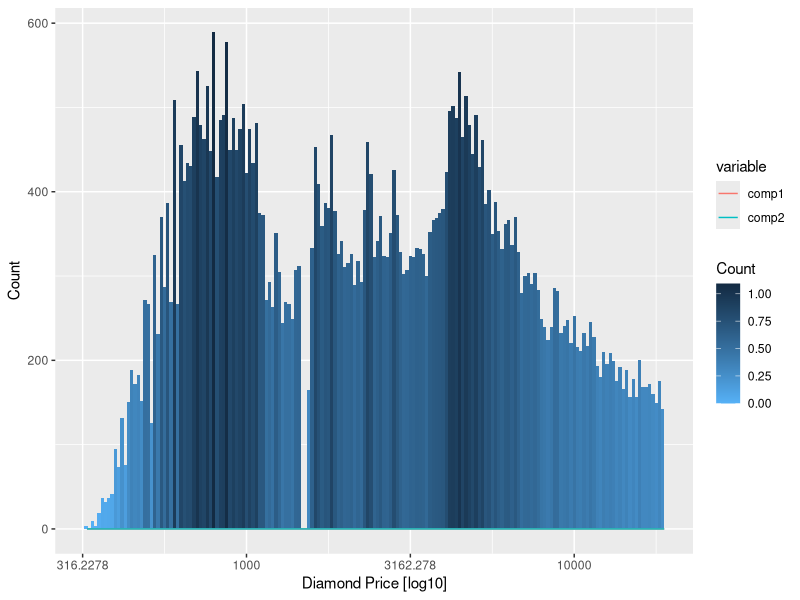

Generate this figure with R:
library(ggplot2)
library(scales)
library(RColorBrewer)
library(reshape)
library(mixtools)

NUM_COMPONENTS <- 2

set.seed(12345) # for reproducibility

data(diamonds, package='ggplot2')  # use built-in data
myData <- diamonds$price

# extract 'k' components from mixed distribution 'data'
mix.info <- normalmixEM(myData, k = NUM_COMPONENTS,
                        maxit = 100, epsilon = 0.01)
summary(mix.info)

numComponents <- length(mix.info$sigma)
message("Extracted number of component distributions: ",
        numComponents)

calc.components <- function(x, mix, comp.number) {
  
  mix$lambda[comp.number] *
    dnorm(x, mean = mix$mu[comp.number], sd = mix$sigma[comp.number])
}

# create a data frame with columns consisting of
# calculated values for each component distribution
my.df <- data.frame(comp1 = calc.components(myData, mix.info, 1),
                    comp2 = calc.components(myData, mix.info, 2),
                    data = myData)

# convert to long format
my.df.long <- melt(my.df, id.vars = "data")

# we could select needed number of colors randomly:
#DISTRIB_COLORS <- sample(colors(), numComponents)

# or, better, use a palette with more color differentiation:
DISTRIB_COLORS <- brewer.pal(numComponents, "Set1")

g <- ggplot(my.df, aes(x = myData)) +
  geom_histogram(aes(x = myData, fill = ..density..), # ..count..
                 binwidth = 0.01) +
  #stat_ecdf() +
  geom_line(data = my.df.long,
            aes(x = data, y = value, color = variable)) +
  scale_x_log10("Diamond Price [log10]",
                breaks = trans_breaks("log10", function(x) 10^x),
                labels = prettyNum) +
  scale_y_continuous("Count") +
  scale_fill_continuous("Count", low="#56B1F7", high="#132B43")
  #theme(legend.position = 'top', legend.direction = 'vertical')
print(g)

#print(g + distComps)
